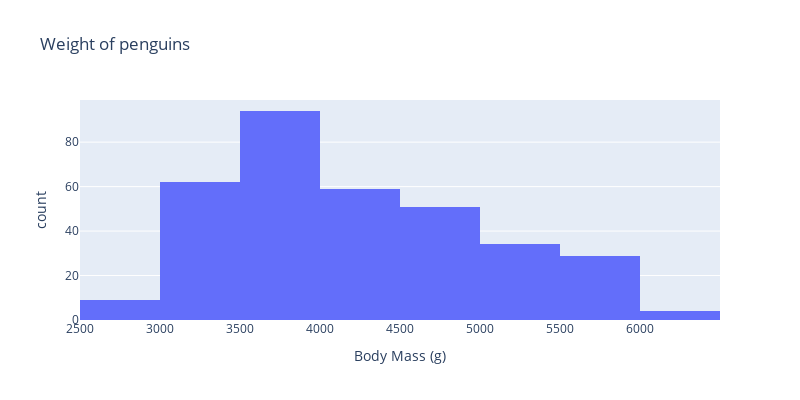

Write notebook code for a chart like this one.
### Markdown cell above
#### Histogram

### Code cell
penguins = pd.read_csv('data/penguins.csv')

fig = px.histogram(data_frame=penguins, 
                   x = 'Body Mass (g)',
                   nbins=10,
                   title='Weight of penguins')

fig.update_layout(
    width=800,  # Adjust the width as needed
    height=400  # Adjust the height as needed
)

fig.show()

### Figure 1 — Plotly figure (JSON) as saved in the notebook; plotly's stock layout.template omitted (floating-point values rounded to 4 significant figures; data arrays with more than 128 entries replaced by an {"elided": "..."} marker saying what was removed)
{"data": [{"alignmentgroup": "True", "bingroup": "x", "hovertemplate": "Body Mass (g)=%{x}<br>count=%{y}<extra></extra>", "legendgroup": "", "marker": {"color": "#636efa", "pattern": {"shape": ""}}, "name": "", "nbinsx": 10, "offsetgroup": "", "orientation": "v", "showlegend": false, "type": "histogram", "x": {"elided": "344 int values"}, "xaxis": "x", "yaxis": "y"}], "layout": {"barmode": "relative", "height": 400, "legend": {"tracegroupgap": 0}, "title": {"text": "Weight of penguins"}, "width": 800, "xaxis": {"anchor": "y", "domain": [0, 1], "title": {"text": "Body Mass (g)"}}, "yaxis": {"anchor": "x", "domain": [0, 1], "title": {"text": "count"}}}}
